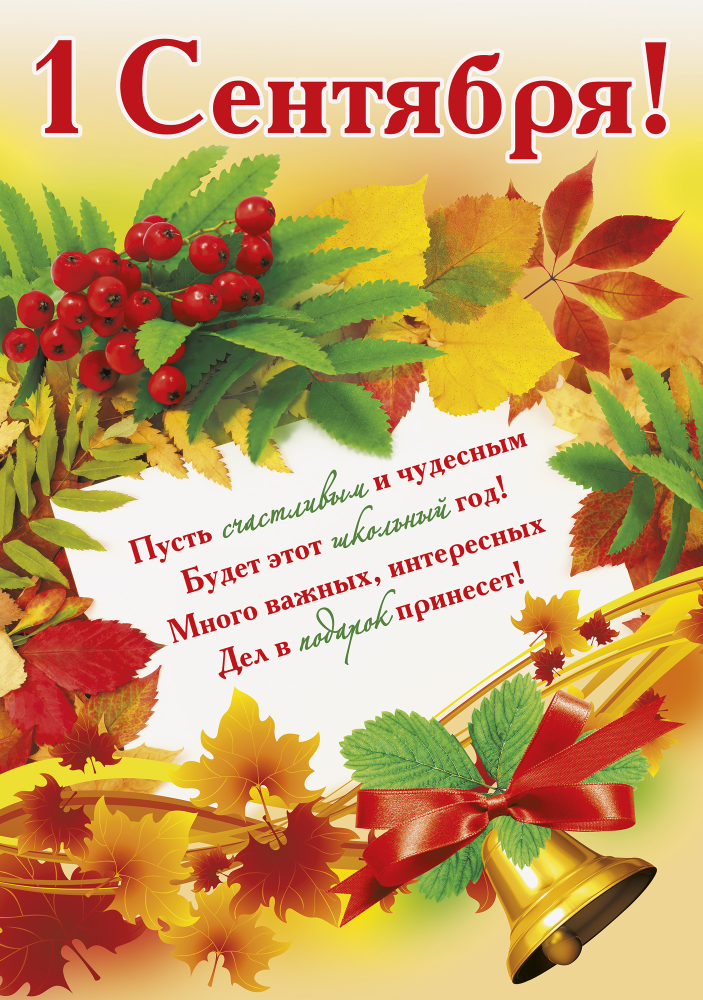
#> input picture aip10/открытка.jpg, 1406 x 2000 px (shown at 1/2 size)
$ python 10.1.py
#> lines starting #> are read from the running program, lines starting #| are printed output that depends on the picture
from PIL import Image

img = Image.open("открытка.jpg")
#> img is the input picture: PIL image 1406x2000 RGB; mean R, G, B 199.5, 161.6, 106.3
print(f"Размер оригинала: {img.size}")
#| Размер оригинала: (1406, 2000)
cropped = img.crop((0, 330, img.width, img.height))
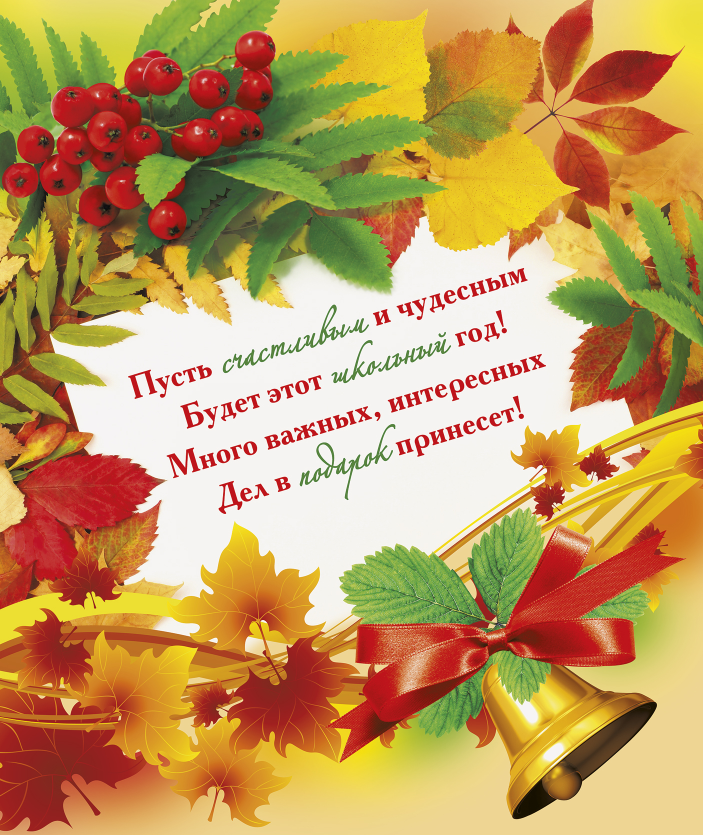
#> cropped: PIL image 1406x1670 RGB (shown at 1/2 size); mean R, G, B 192.9, 154.9, 94.6
cropped.save("обрезанная_открытка.jpg")
print("Открытка успешно обрезана!")
print(f"Размер обрезанной открытки: {cropped.size}")
#| Размер обрезанной открытки: (1406, 1670)

$ run again, with aip10/birthday.jpg copied over aip10/открытка.jpg
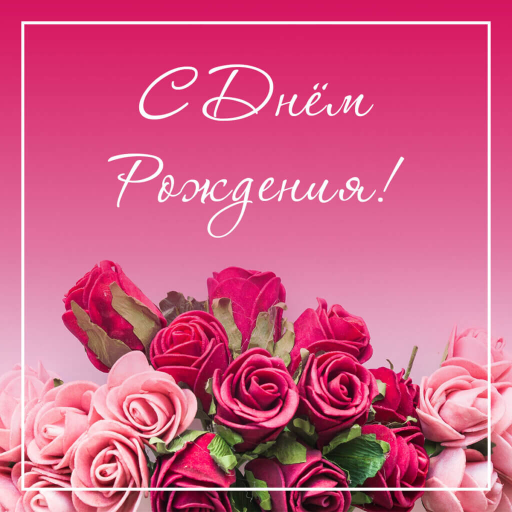
#> input picture aip10/birthday.jpg, 1024 x 1024 px (shown at 1/2 size)
#> img is the input picture: PIL image 1024x1024 RGB; mean R, G, B 208.1, 91.3, 131.9
#| Размер оригинала: (1024, 1024)
#> `cropped = img.crop((0, 330, img.width, img.height))`:
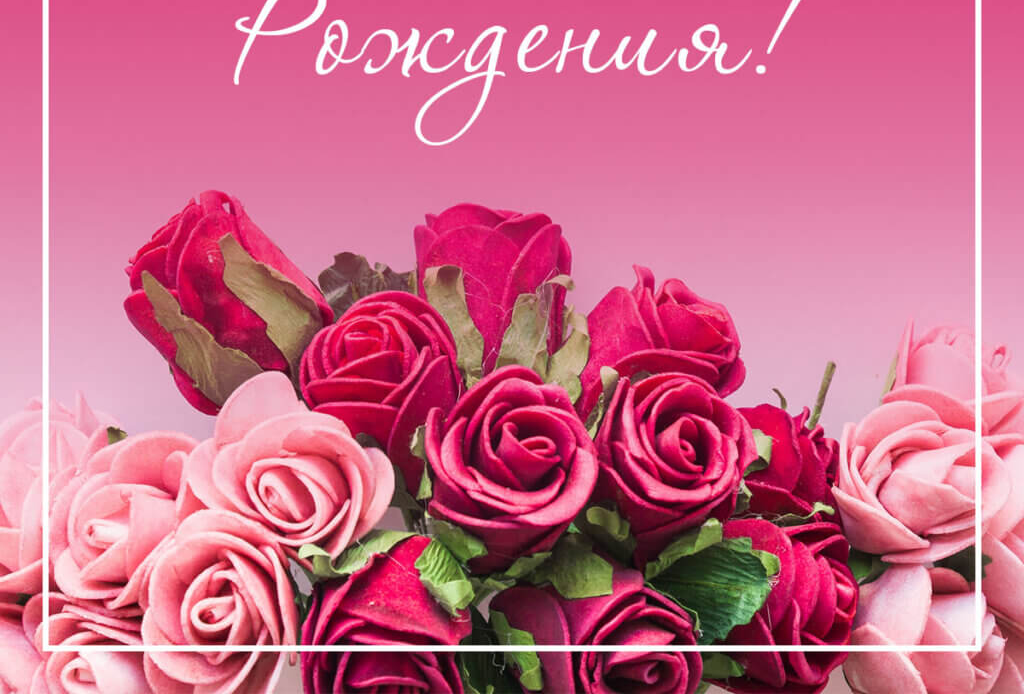
#> cropped: PIL image 1024x694 RGB; mean R, G, B 202.9, 106.3, 137
#| Размер обрезанной открытки: (1024, 694)

$ run again, with aip10/march8.jpg copied over aip10/открытка.jpg
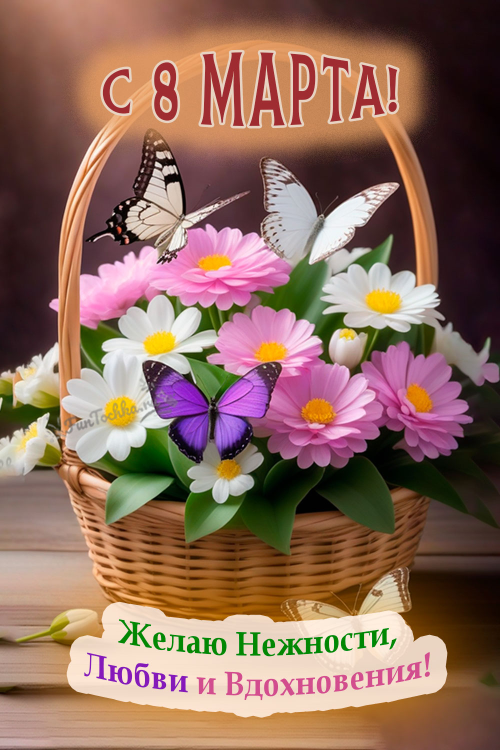
#> input picture aip10/march8.jpg, 1000 x 1500 px (shown at 1/2 size)
#> img is the input picture: PIL image 1000x1500 RGB; mean R, G, B 142.6, 107.8, 93.1
#| Размер оригинала: (1000, 1500)
#> `cropped = img.crop((0, 330, img.width, img.height))`:
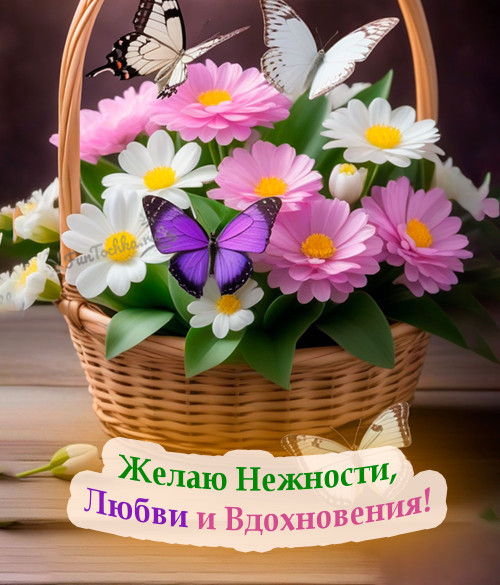
#> cropped: PIL image 1000x1170 RGB (shown at 1/2 size); mean R, G, B 143.7, 112.9, 99.3
#| Размер обрезанной открытки: (1000, 1170)

$ run again, with aip10/new_year.jpg copied over aip10/открытка.jpg
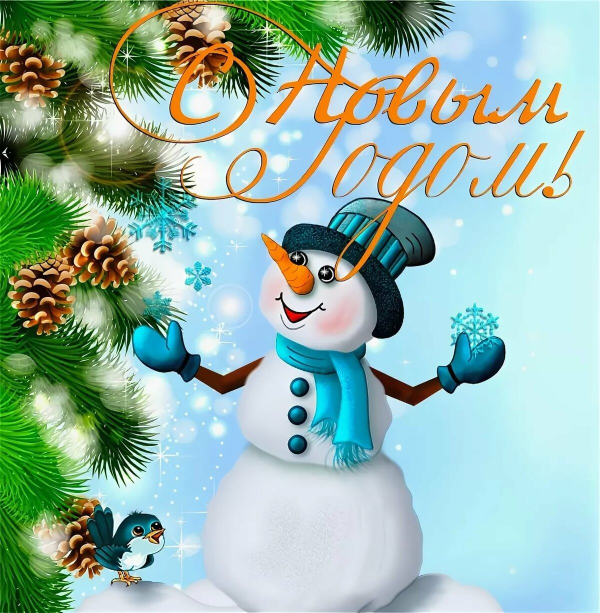
#> input picture aip10/new_year.jpg, 1200 x 1225 px (shown at 1/2 size)
#> img is the input picture: PIL image 1200x1225 RGB; mean R, G, B 150.2, 183.6, 171
#| Размер оригинала: (1200, 1225)
#> `cropped = img.crop((0, 330, img.width, img.height))`:
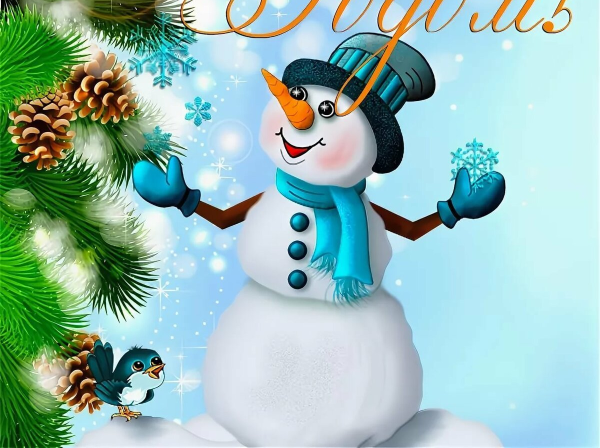
#> cropped: PIL image 1200x895 RGB (shown at 1/2 size); mean R, G, B 149.9, 188.8, 181.2
#| Размер обрезанной открытки: (1200, 895)
